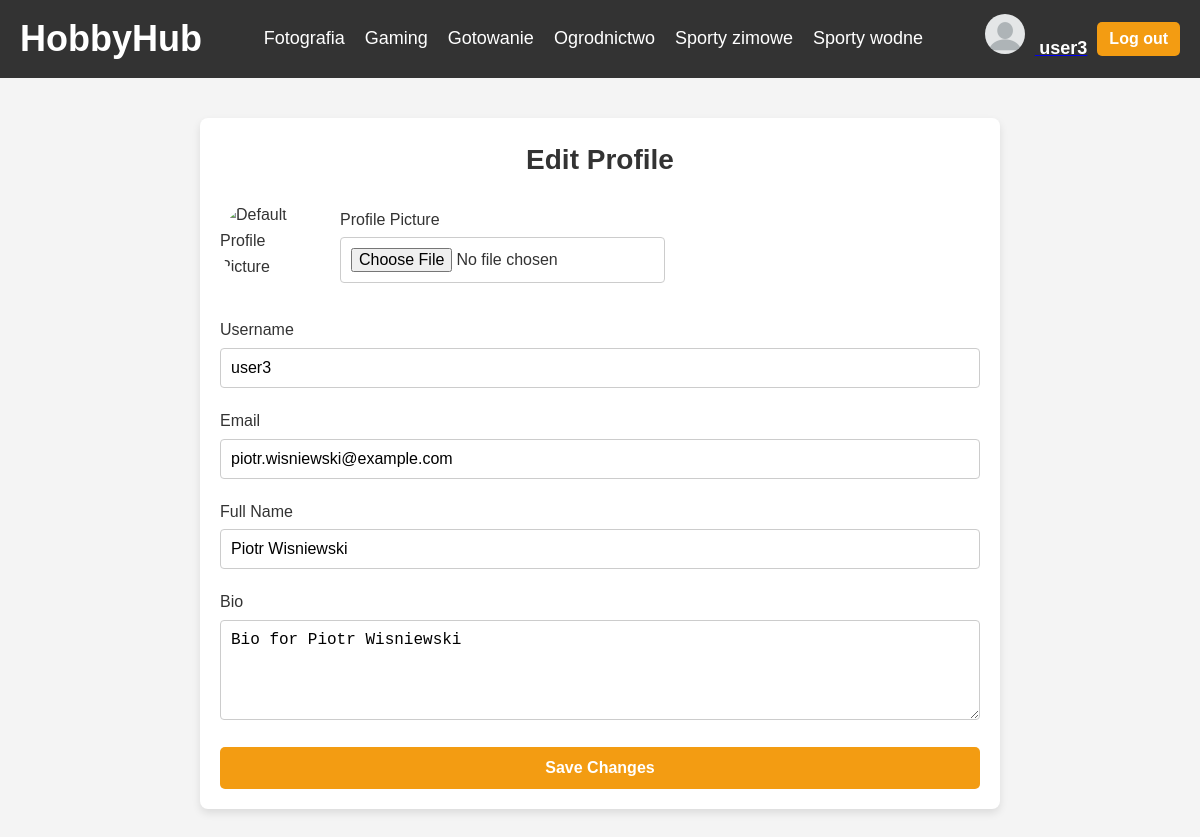
Screenshot of /profile.php (signed in) with the database file from the repository.
### tables this page shows
CREATE TABLE `users` (
  `user_id` int(10) UNSIGNED NOT NULL,
  `username` varchar(50) NOT NULL,
  `full_name` varchar(100) NOT NULL,
  `email` varchar(100) NOT NULL,
  `password_hash` varchar(255) NOT NULL,
  `created_at` timestamp NOT NULL DEFAULT CURRENT_TIMESTAMP,
  `bio` text,
  `profile_picture` longblob
);

### profile.php (the view, shortened to what this page needs)
<?php
include 'db_connection.php';
$user_id = $_SESSION['user_id'];
$sql_user = "SELECT username, email, full_name, bio, profile_picture FROM users WHERE user_id = '$user_id'";
$result_user = $conn->query($sql_user);
$user = $result_user->fetch_assoc();
?>
<!DOCTYPE html>
<html lang="en">
<head>
    <link rel="stylesheet" href="profile.css">
</head>
<body>
<header>
    <nav class="navbar">
        <div class="logo">
            <h1><a href="index.php">HobbyHub</a></h1>
        </div>
        <ul class="nav-links">
            <li><a href="#">Fotografia</a></li>
            <li><a href="#">Gaming</a></li>
            <li><a href="#">Gotowanie</a></li>
            <li><a href="#">Ogrodnictwo</a></li>
            <li><a href="#">Sporty zimowe</a></li>
            <li><a href="#">Sporty wodne</a></li>
        </ul>
        <div class="auth-buttons">
            <?php if (isset($_SESSION['user_id'])): ?>
                <div class="profile-info">
                    <a href="profile.php" class="profile-link">
                        <?php
                        $image_src = 'default.png';
                        ?>
                        <img src="<?php echo $image_src; ?>" alt="Profile Picture" class="profile-img">
                        <span class="username"><?php echo htmlspecialchars($_SESSION['username']); ?></span>
                    </a>
                </div>
                <form method="POST" class="logout-form" style="display: inline;">
                    <button type="submit" name="logout" class="btn logout-btn">Log out</button>
                </form>
            <?php endif; ?>
        </div>
    </nav>
</header>
<main class="container">
    <div class="profile-form-container">
        <h2>Edit Profile</h2>
        <form method="POST" enctype="multipart/form-data">
            <div class="form-group">
                <div class="profile-picture-container">
                    <div class="current-profile-picture">
                        <?php if ($user['profile_picture']): ?>
                            <img alt="Profile Picture">
                        <?php else: ?>
                            <img src="default-avatar.jpg" alt="Default Profile Picture">
                        <?php endif; ?>
                    </div>
                    <div class="file-input">
                        <label for="profile_picture">Profile Picture</label>
                        <input type="file" name="profile_picture" id="profile_picture" accept="image/*">
                    </div>
                </div>
            </div>
            <div class="form-group">
                <label for="username">Username</label>
                <input type="text" name="username" id="username" value="<?php echo htmlspecialchars($user['username']); ?>" required>
            </div>
            <div class="form-group">
                <label for="email">Email</label>
                <input type="email" name="email" id="email" value="<?php echo htmlspecialchars($user['email']); ?>" required>
            </div>
            <div class="form-group">
                <label for="full_name">Full Name</label>
                <input type="text" name="full_name" id="full_name" value="<?php echo htmlspecialchars($user['full_name']); ?>">
            </div>
            <div class="form-group">
                <label for="bio">Bio</label>
                <textarea name="bio" id="bio"><?php echo htmlspecialchars($user['bio']); ?></textarea>
            </div>
            <button type="submit" class="btn save-btn">Save Changes</button>
        </form>
    </div>
</main>
</body>
</html>

### profile.css (style rules this page uses)
body { font-family: Arial, sans-serif; background-color: #f4f4f4; color: #333; }
.container { max-width: 800px; margin: 40px auto; padding: 20px; background-color: #fff; border-radius: 8px; box-shadow: 0 4px 8px rgba(0, 0, 0, 0.1); }
h2 { text-align: center; margin-bottom: 30px; color: #333; }
.profile-form-container { width: 100%; }
.form-group { margin-bottom: 20px; }
.form-group label { display: block; font-size: 16px; margin-bottom: 5px; }
.form-group input, .form-group textarea { width: 100%; padding: 10px; font-size: 16px; border: 1px solid #ccc; border-radius: 4px; box-sizing: border-box; }
.form-group textarea { height: 100px; resize: vertical; }
.profile-form-container img { width: 100px; height: 100px; border-radius: 50%; object-fit: cover; margin-top: 10px; }
.current-profile-picture { display: flex; justify-content: flex-start; margin-bottom: 15px; }
.current-profile-picture img { width: 80px; height: 80px; border-radius: 50%; object-fit: cover; margin-right: 20px; }
.save-btn { width: 100%; padding: 12px; background-color: #f39c12; border: none; color: #fff; font-size: 16px; font-weight: bold; border-radius: 5px; cursor: pointer; transition: background-color 0.3s ease, transform 0.2s ease; }
.profile-picture-container { display: flex; align-items: center; gap: 20px; }
.file-input { display: flex; flex-direction: column; }
.file-input label { margin-bottom: 5px; }
.auth-buttons { display: flex; align-items: center; justify-content: flex-end; }
.logout-form { display: flex; align-items: center; justify-content: center; }
.profile-info { display: flex; align-items: center; }

### glowna.css (style rules this page uses)
* { margin: 0; padding: 0; box-sizing: border-box; }
body { font-family: Arial, sans-serif; line-height: 1.6; color: #333; }
header { width: 100%; background-color: #333; color: #fff; }
.navbar { display: flex; justify-content: space-between; align-items: center; padding: 10px 20px; }
.nav-links { list-style: none; display: flex; gap: 20px; }
.nav-links li { position: relative; }
.nav-links a { text-decoration: none; color: #fff; font-size: 18px; transition: color 0.3s ease; }
.nav-links li::after { content: ""; position: absolute; bottom: -5px; left: 0; width: 0; height: 3px; background-color: #f39c12; transition: width 0.3s ease; }
.container { max-width: 1200px; margin: 0 auto; padding: 20px; }
.container h2 { font-size: 28px; margin-bottom: 10px; color: #333; }
.auth-buttons { display: flex; gap: 10px; }
.btn { padding: 8px 16px; font-size: 16px; font-weight: bold; border: none; border-radius: 5px; cursor: pointer; transition: background-color 0.3s ease, transform 0.2s ease; }
.logo a { color: white; text-decoration: none; font-size: 36px; font-weight: bold; font-family: "Arial", sans-serif; transition: color 0.3s ease, transform 0.3s ease; }
.logout-btn { background-color: #f39c12; color: white; border: none; padding: 8px 12px; border-radius: 5px; cursor: pointer; transition: background-color 0.3s ease, transform 0.2s ease; }
.profile-img { width: 40px; height: 40px; border-radius: 50%; margin-right: 10px; object-fit: cover; }
.username { font-size: 18px; color: white; font-weight: bold; }

### rows the page displays
users: username "user3", email "piotr.wisniewski@example.com", full_name "Piotr Wisniewski", bio "Bio for Piotr Wisniewski"

### other values shown
$_SESSION['username'] "user3"
